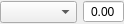
<?xml version="1.0" encoding="UTF-8"?>
<ui version="4.0">
 <class>condenser_config</class>
 <widget class="QWidget" name="condenser_config">
  <property name="geometry">
   <rect>
    <x>0</x>
    <y>0</y>
    <width>124</width>
    <height>24</height>
   </rect>
  </property>
  <property name="windowTitle">
   <string>Form</string>
  </property>
  <layout class="QHBoxLayout" name="horizontalLayout" stretch="1,0">
   <property name="leftMargin">
    <number>0</number>
   </property>
   <property name="topMargin">
    <number>0</number>
   </property>
   <property name="rightMargin">
    <number>0</number>
   </property>
   <property name="bottomMargin">
    <number>0</number>
   </property>
   <item>
    <widget class="QComboBox" name="cmb_condenser_position_names"/>
   </item>
   <item>
    <widget class="QDoubleSpinBox" name="qsb_condenser_nac_setting">
     <property name="alignment">
      <set>Qt::AlignCenter</set>
     </property>
     <property name="buttonSymbols">
      <enum>QAbstractSpinBox::NoButtons</enum>
     </property>
    </widget>
   </item>
  </layout>
 </widget>
 <resources/>
 <connections/>
</ui>
